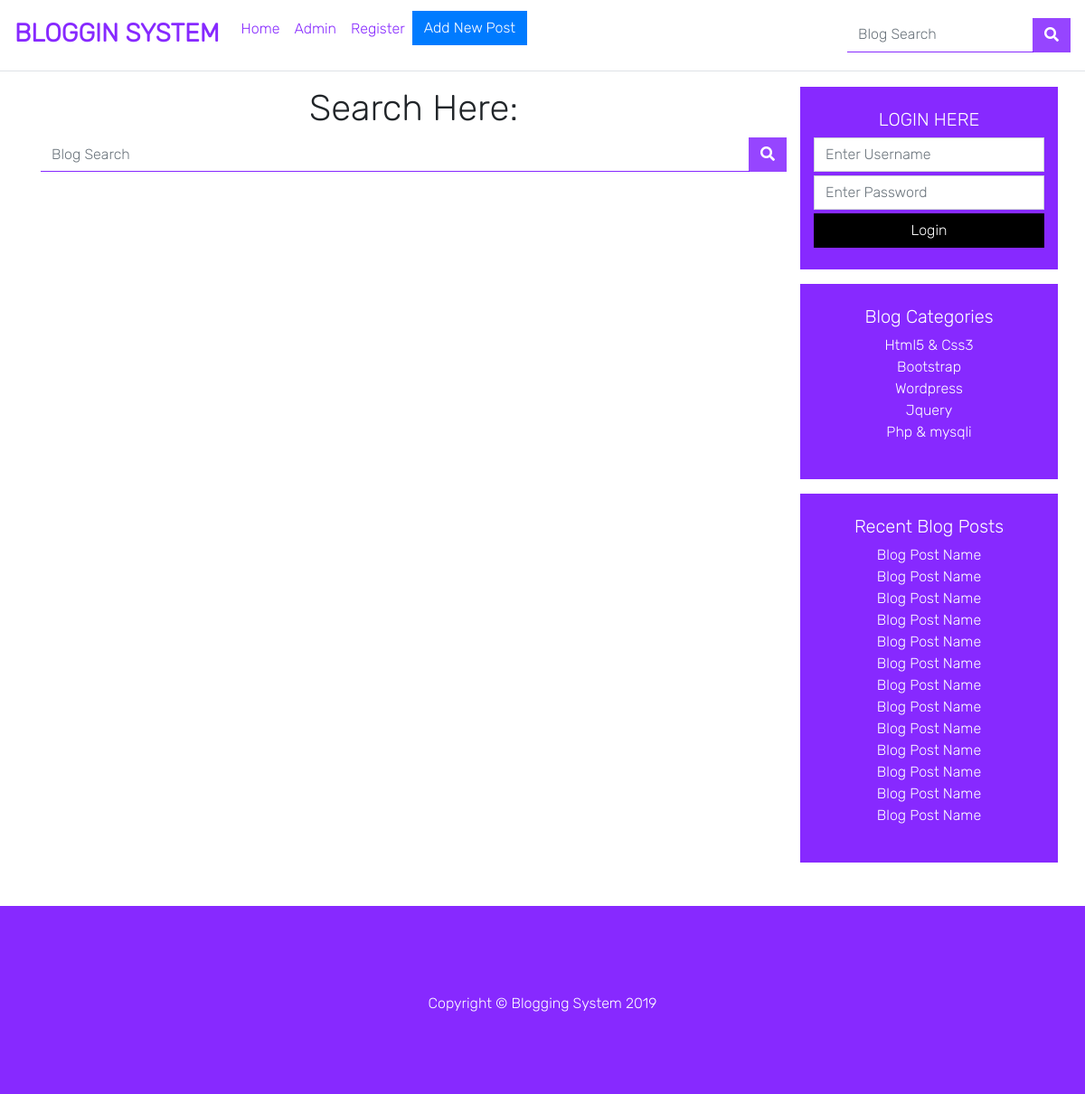
Screenshot of /search.php with the database file from the repository.
### tables this page shows
CREATE TABLE `categories` (
  `cat_id` int(3) NOT NULL,
  `cat_title` varchar(255) NOT NULL
);

### includes/blogCategoriesWidget.php (the view)
<?php if(isset($_SESSION['user_role'])): ?>
    <div class="row">
        <div class="col-md-12 bg-voilet text-white pt-4 pb-4 text-center">
            <h4>Logged in as <?php echo $_SESSION['username']; ?></h4>
            <a href="includes/logout.php" style="border: 1px solid black;" class="btn btn-voilet">Logout</a>
        </div>
    </div>
<?php else: ?>
    <div class="row">
        <div class="col-md-12 bg-voilet text-white pt-4 pb-4 text-center">
            <h5>LOGIN HERE</h5>
            <form action="includes/login.php" method="post" class="form">
                <input type="text" name="username" placeholder="Enter Username" class="form-control">
                <input type="password" name="password" placeholder="Enter Password" class="form-control mt-1">
                <input type="submit" name="login" value="Login" class="btn btn-primary btn-block btn-black mt-1">
            </form>
        </div>
    </div>
<?php endif; ?>
<div class="row mt-3">
    <div class="col-md-12 bg-voilet text-white pt-4 pb-4 text-center">
        <h5>Blog Categories</h5>
        <ul type="none" class="pl-0">
            <?php
                $query = "SELECT * FROM categories";
                $select_categories_for_sidebar = mysqli_query($connection, $query);
                while($row = mysqli_fetch_assoc($select_categories_for_sidebar)){
                    $cat_id = $row['cat_id'];
                    $cat_title = $row['cat_title'];
                    echo "<li><a href='category.php?category_id=$cat_id'>" . ucfirst($cat_title) . "</a></li>";
                }
            ?>
        </ul>
    </div>
</div>

### rows the page displays
categories: cat_title "Html5 & Css3"
categories: cat_title "Bootstrap"
categories: cat_title "Wordpress"
categories: cat_title "Jquery"
categories: cat_title "Php & mysqli"
